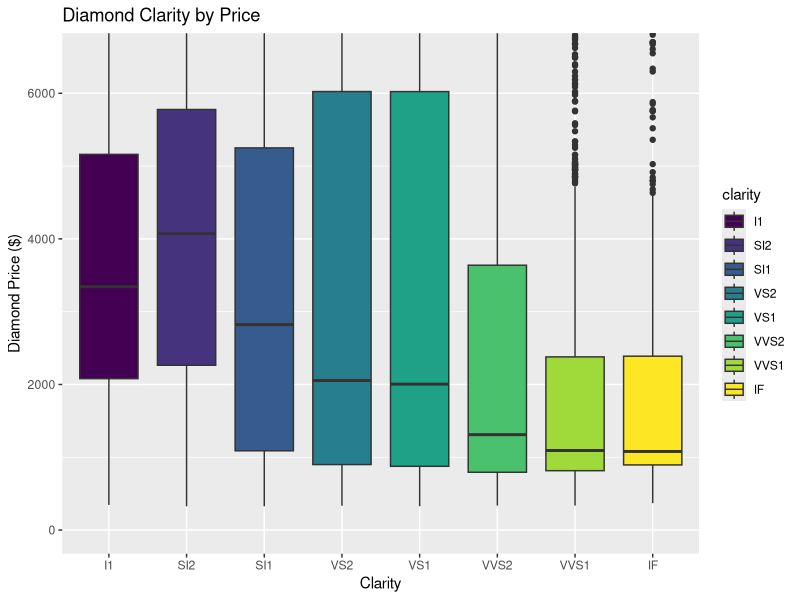
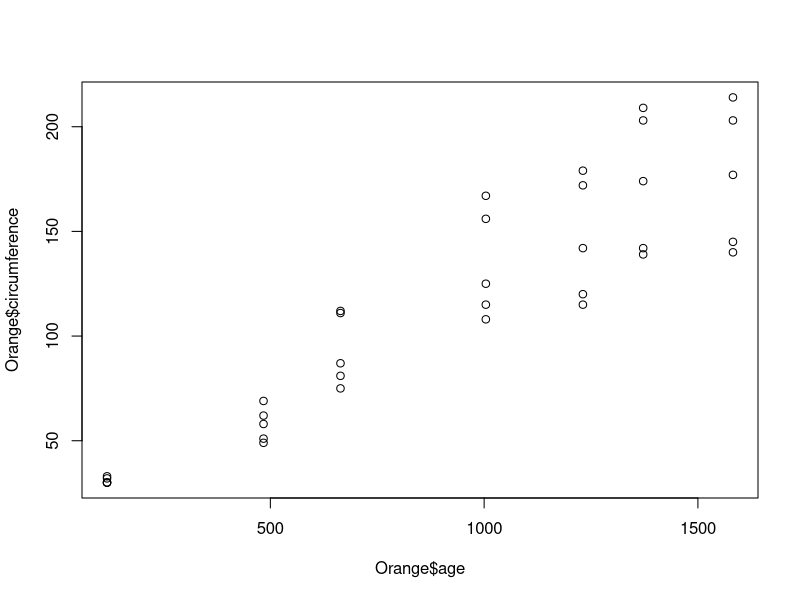
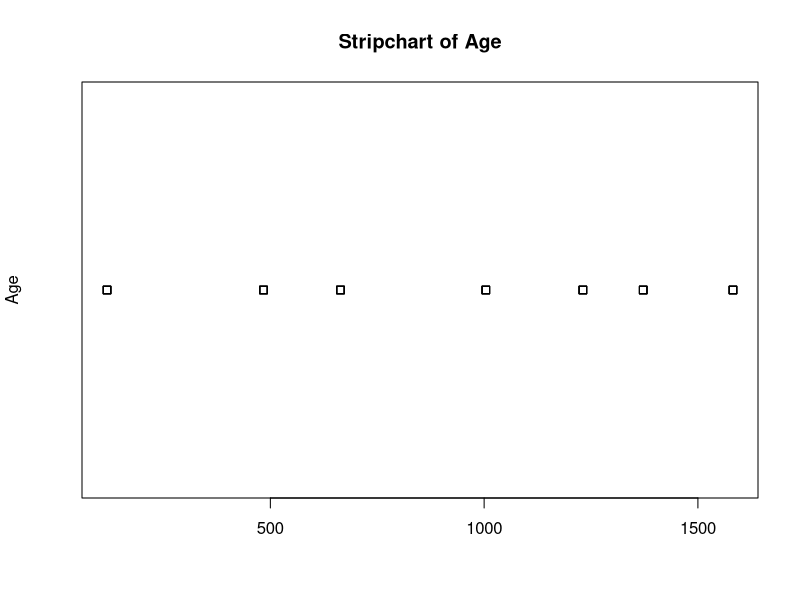
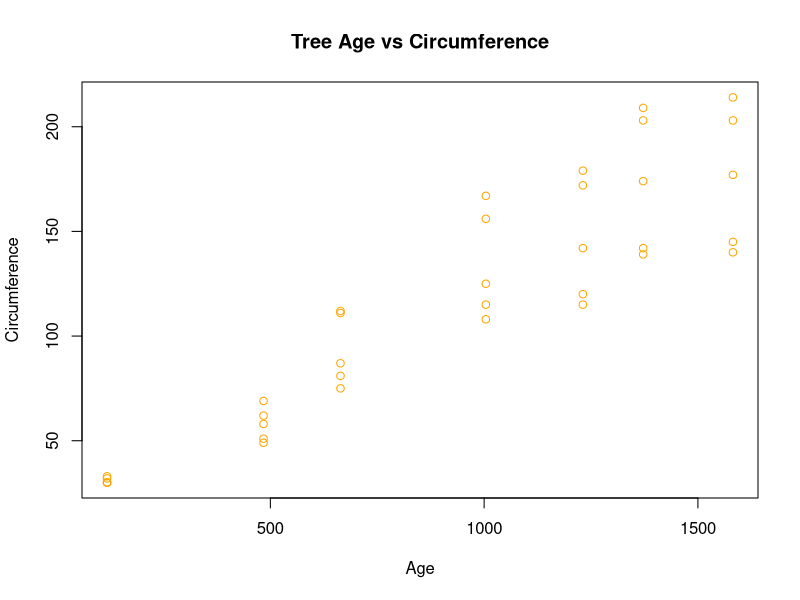
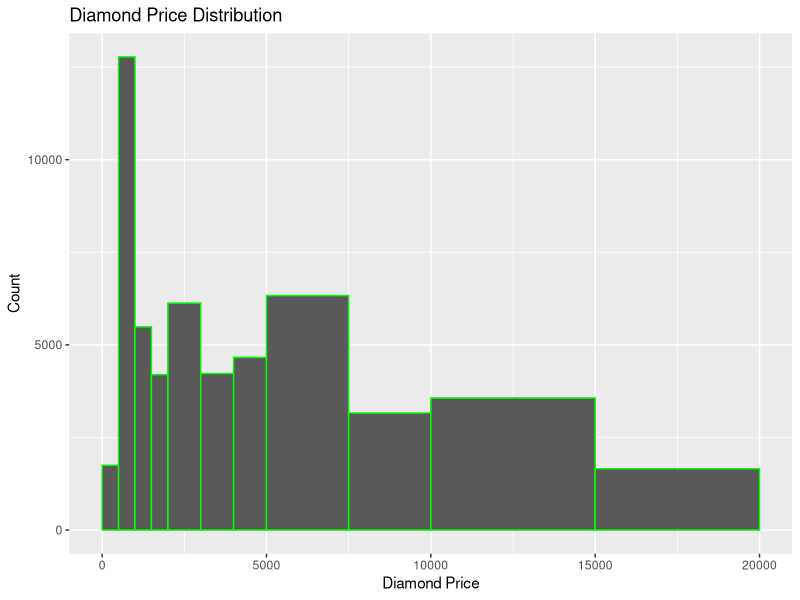

Recreate these plots in R, in order.
## ---- chunk 1
## Student code goes here
data(airquality)
sub <- subset(airquality, Month == 6 & Temp > 70)
sub
## Student code goes here
## ---- chunk 2
## Student code goes here
mydata = read.table("fillna.txt")
count_col_na <- colSums(is.na(mydata))
print("Vector of NA counts by column: ")
count_col_na
count_row_na <- rowSums(is.na(mydata))
print("Vector of NA counts by row: ")
count_row_na

## Student code goes here
## ---- chunk 3
## Student code goes here
data("Orange")
str(Orange)
## Student code goes here
## ---- chunk 4
## Student code goes here

library(ggplot2)

ggplot(diamonds, aes(factor(clarity), price, fill=clarity)) + geom_boxplot() + ggtitle("Diamond Clarity by Price") + xlab("Clarity") + ylab("Diamond Price ($)") + coord_cartesian(ylim=c(0,6500))
## Student code goes here
## ---- chunk 5
## Student code goes here
print(tail(diamonds, n=4))
## Student code goes here
## ---- chunk 6
## Student code goes here
print(median(diamonds$price))
## Student code goes here
## ---- chunk 7
## Student code goes here
data("Orange")
plot(Orange$age,Orange$circumference)
## Student code goes here
## ---- chunk 8
## Student code goes here
stripchart(Orange$age,
           main = "Stripchart of Age",
           ylab = "Age")
## Student code goes here
## ---- chunk 9
## Student code goes here
plot(Orange$age, Orange$circumference,
     main = "Tree Age vs Circumference",
     xlab = "Age", 
     ylab = "Circumference",
     col  = "orange")
## Student code goes here
## ---- chunk 10

qplot(x = diamonds$price,data = diamonds,
        binwidth = 100,
      breaks = c(0,500,1000,1500,2000,3000,4000,5000,7500,10000,15000,20000),
        xlab = "Diamond Price",
        ylab = "Count",
        main = "Diamond Price Distribution",
        col = I("green"))   
 
